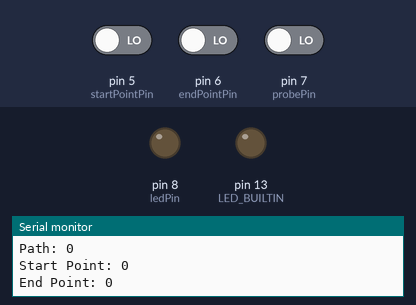
Bench run of a sketch on a simulated Arduino Uno, built with avr-gcc and run on an emulated ATmega328P. Parts: output pins drawn as LEDs (lit = HIGH), the last lines printed to the serial monitor. The inputs (shaded band) are chosen by the test bench; at power-on: pin 5 (startPointPin) LOW, pin 6 (endPointPin) LOW, pin 7 (probePin) LOW.

Above: at 1.2 s.
1.3 s: pin 5 (startPointPin) driven HIGH and pin 6 (endPointPin) driven HIGH
At 2.7 s:
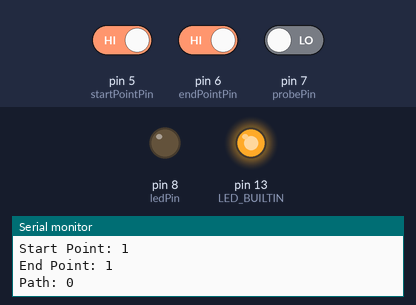
4.3 s: pin 5 (startPointPin) driven LOW
At 5.0 s:
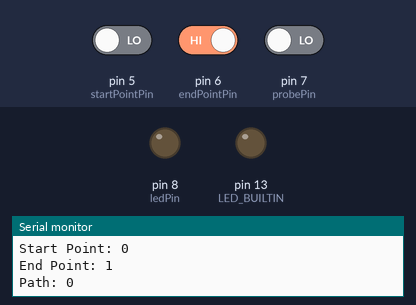
5.8 s: pin 5 (startPointPin) driven HIGH
At 6.7 s:
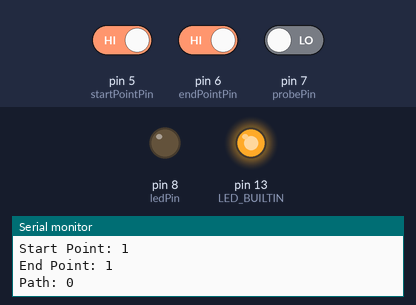
Timing chart, 0 to 8.8 s (numbered marks = the images above; inputs shaded):
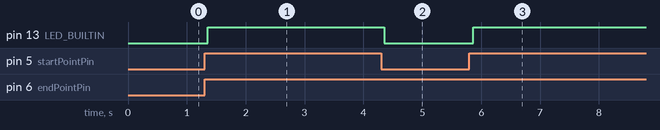

Measured:
- after the input at 1.3 s, pin 13 (LED_BUILTIN): LOW → HIGH after 0.05 s
- after the input at 4.3 s, pin 13 (LED_BUILTIN): HIGH → LOW after 0.05 s
- after the input at 5.8 s, pin 13 (LED_BUILTIN): LOW → HIGH after 0.07 s

The sketch:

sketch_jan8a.ino
```cpp
const int startPointPin = 5;  // 出發點腳位
const int endPointPin = 6;    // 終點腳位
const int probePin = 7;       // 路徑腳位
const int buzzerPin = 9;      // 無源蜂鳴器腳位
const int ledPin = 8;         // LED燈腳位

bool gameStarted = false;
bool gameOver = false;
bool pathTouched = false;

void setup() {
  pinMode(startPointPin, INPUT); // 設為輸入
  pinMode(endPointPin, INPUT);   // 設為輸入
  pinMode(probePin, INPUT);
  pinMode(buzzerPin, OUTPUT);       // 設為輸入
  pinMode(LED_BUILTIN, OUTPUT);
  pinMode(ledPin, OUTPUT);       // 設為輸出

  digitalWrite(LED_BUILTIN, LOW);
  noTone(buzzerPin);  // 蜂鳴器默認關閉
  digitalWrite(ledPin, LOW);     // LED默認關閉
  Serial.begin(9600);            // 開啟序列監視器
}

void loop() {
  int startPointState = digitalRead(startPointPin);
  int endPointState = digitalRead(endPointPin);
  int probeValue = digitalRead(probePin);
  // Debugging: 打印腳位狀態
  Serial.print("Start Point: "); Serial.println(startPointState);
  Serial.print("End Point: "); Serial.println(endPointState);
  Serial.print("Path: "); Serial.println(probeValue);

  // 遊戲開始條件
  if (startPointState == 1 && !gameStarted && !gameOver) {
    gameStarted = true;  // 遊戲開始
    gameOver = false;
    pathTouched = false;
    noTone(buzzerPin);   // 停止蜂鳴器
  }

  if (gameStarted && !gameOver) {
    // 檢查是否碰到路徑
    if(probeValue == 1) {
      gameOver = true;   // 遊戲結束
      pathTouched = true;
      tone(buzzerPin, 1000);  // 無源蜂鳴器發出1000Hz的聲音
    }

    // 檢查是否到達終點
    if (endPointState == 1 && !pathTouched) {
      gameStarted = false;
      digitalWrite(LED_BUILTIN, HIGH);   // 點亮LED燈
      delay(3000);                  // 點亮3秒鐘
      digitalWrite(LED_BUILTIN, LOW);    // 關閉LED燈
    }
  }

  // 等待返回起點後重新開始
  if (gameOver && startPointState == 1) {
    gameStarted = false;
    gameOver = false;
    pathTouched = false;
    noTone(buzzerPin);   // 停止蜂鳴器
  }
}
```
